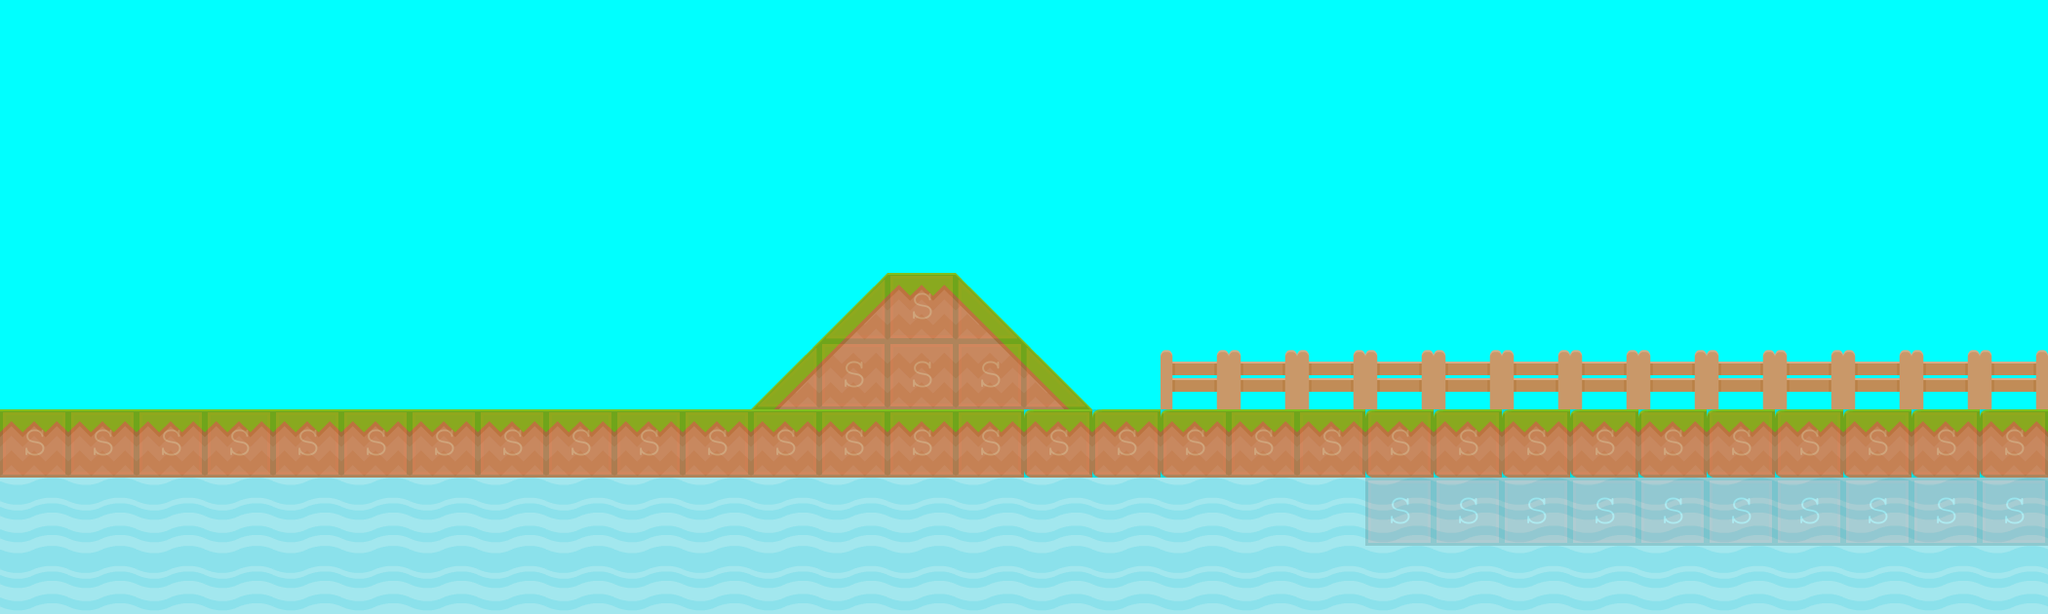

Below is a game level as drawn by its tile map, then a one-line description and the .tmx that defines it (tile-layer data replaced by summaries):
An orthogonal 30x9 tile map with 70x70 px tiles, 3 tile layers (background2, background, collision), 2 tilesets.

<map version="1.0" orientation="orthogonal" width="30" height="9" tilewidth="70" tileheight="70" backgroundcolor="#00ffff">
 <tileset firstgid="1" name="background-tiles" tilewidth="70" tileheight="70">
  <image source="../img/background-tiles.png" width="910" height="910" />
 </tileset>
 <tileset firstgid="170" name="meta-tiles" tilewidth="70" tileheight="70">
  <image source="../img/meta-tiles.png" width="350" height="70" />
  <tile id="1">
   <properties>
    <property name="type" value="lslope" />
   </properties>
  </tile>
  <tile id="3">
   <properties>
    <property name="type" value="rslope" />
   </properties>
  </tile>
  <tile id="4">
   <properties>
    <property name="type" value="solid" />
   </properties>
  </tile>
 </tileset>
 <layer name="background2" width="30" height="9">
  <data>[270 cells, 0 non-empty, 0 distinct tile ids]</data>
 </layer>
 <layer name="background" width="30" height="9">
  <data>[270 cells, 111 non-empty, 9 distinct tile ids]</data>
 </layer>
 <layer name="collision" width="30" height="9" opacity="0.13">
  <data>[270 cells, 48 non-empty, 3 distinct tile ids]</data>
 </layer>
</map>
